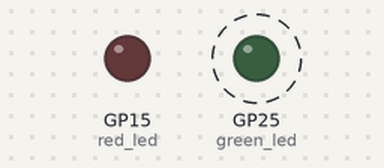
This program was run on a simulated Raspberry Pi Pico running MicroPython. Parts: output pins drawn as LEDs (lit = HIGH). Dashed ring = blinking. What the program prints to the serial console is not drawn. At 20.0 s the program stops and its outputs stay as they are.

Above: at 0.5 s.
At 3.5 s:
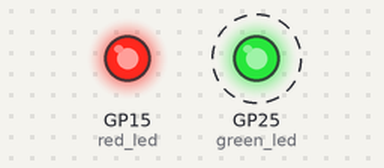
Timing chart, 0 to 5.2 s (numbered marks = the images above):
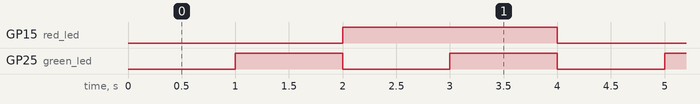

Measured:
- by itself, GP15 (red_led): alternates HIGH for 2.0 s and LOW for 2.0 s
- by itself, GP25 (green_led): alternates HIGH for 1.0 s and LOW for 1.0 s, 10 changes in all, then stays LOW

The program:

timer.py
```python
from machine import Timer, Pin


# LED閃爍
green_count = 0
green_led = Pin("LED", Pin.OUT)
def toggle_green_led(t:Timer):
    global green_count
    green_count = green_count + 1
    green_led.toggle()
    print(f"toggle_green_led目前被執行:{green_count}次")
    if green_count >= 10:
        t.deinit()
        print("toggle_green_led目前被執行結束執行")


# LED閃爍
red_count = 0
red_led = Pin(15, Pin.OUT)
def toggle_red_led(t:Timer):
    global red_count
    red_count = red_count + 1
    red_led.toggle()
    print(f"toggle_red_led目前被執行:{red_count}次")
    if red_count >= 10:
        t.deinit()
        print("toggle_red_led目前被執行結束執行")


# 定時器
led_green_timer = Timer(period=1000, mode=Timer.PERIODIC, callback=toggle_green_led)
led_red_timer = Timer(period=2000, mode=Timer.PERIODIC, callback=toggle_red_led)
```
